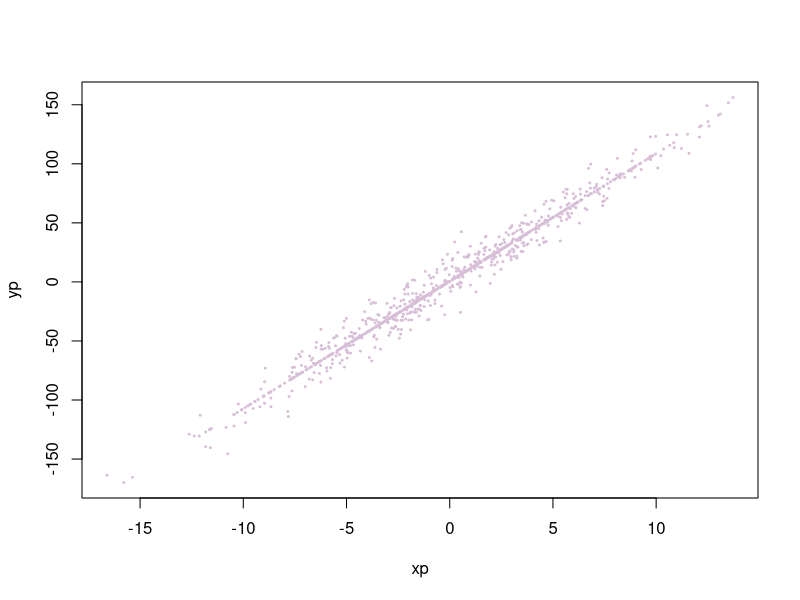

Write the R code that produced this figure.
## generate linear synthetic data
sn <- 1000
# xp <- runif(sn)
xp <- rnorm(sn,0,5)
noise_rate <- 0.5
yp <- 10.8 * xp + 0.6
spl <- sample(1:sn, noise_rate * sn)
noise <- rnorm(noise_rate * sn, 0, 10)
for (i in 1:(noise_rate * sn)){
  yp[spl[i]] <- yp[spl[i]] + noise[i]
}
plot(xp,yp,pch=20,col="thistle",cex=0.4) #cex: change the size of spots

## generate synthetic DNA seq
lth <- 100
seq <- ""
for (j in 1:lth){
 seq <- paste(seq,sample(c('A','T','C','G'),1, p=c(0.2,0.2,0.3,0.3)), sep="")
}
